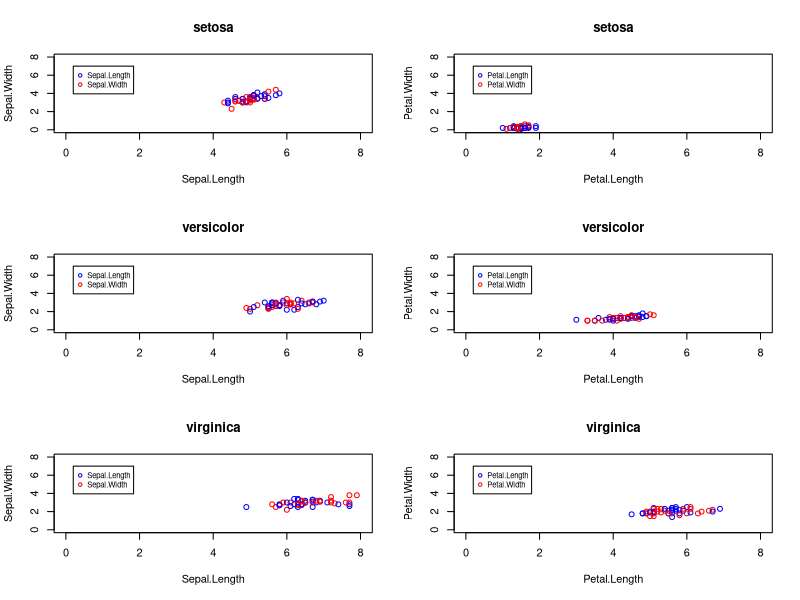
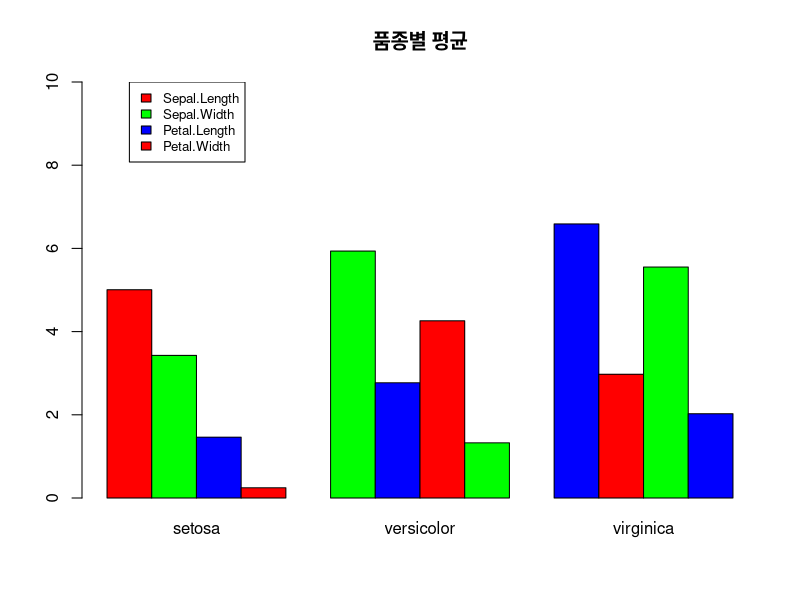
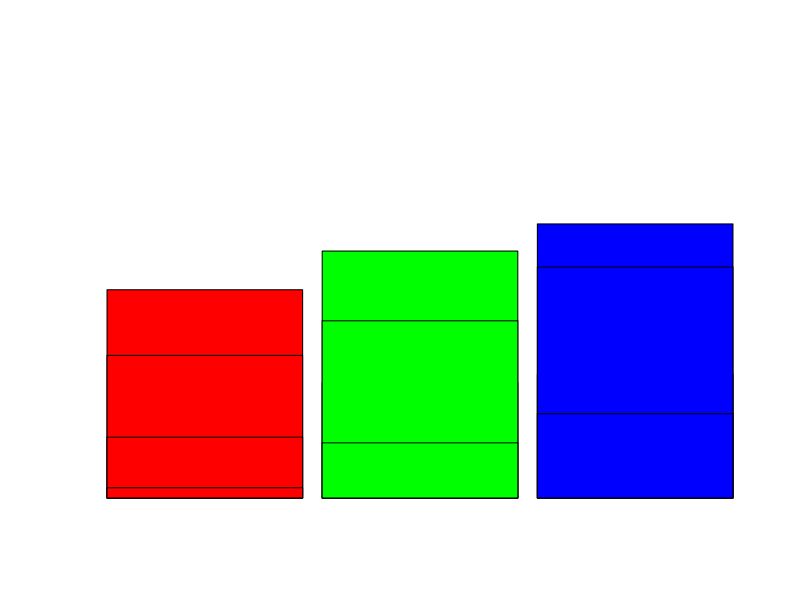

The R source for these figures, in order: (Note: this script raises an error after producing the figures.)
iris
View(iris)

library(dplyr)
dev.off()
# 1번 산점도 그리기기
iris

setosa1 <- iris %>%
  filter(Species== 'setosa') %>%
  select(Sepal.Length, Sepal.Width)
setosa1

setosa2 <- iris %>%
  filter(Species== 'setosa') %>%
  select(Petal.Length, Petal.Width)
setosa2

versicolor1 <- iris %>%
  filter(Species== 'versicolor') %>%
  select(Sepal.Length, Sepal.Width)
versicolor1

versicolor2 <- iris %>%
  filter(Species== 'versicolor') %>%
  select(Petal.Length, Petal.Width)
versicolor2

virginica1 <- iris %>%
  filter(Species== 'virginica') %>%
  select(Sepal.Length, Sepal.Width)
virginica1

virginica2 <- iris %>%
  filter(Species== 'virginica') %>%
  select(Petal.Length, Petal.Width)
virginica2


par(mfrow=c(3,2))
plot(setosa1, main='setosa', col=c('blue','red'), xlim=c(0,8), ylim=c(0,8))
legend(0.2, 7, c('Sepal.Length', 'Sepal.Width'), cex = 0.7, col =c('blue','red'),pch=1)

plot(setosa2, main='setosa', col=c('blue','red'), xlim=c(0,8), ylim=c(0,8))
legend(0.2, 7, c('Petal.Length', 'Petal.Width'), cex = 0.7, col =c('blue','red') , pch=1)

plot(versicolor1, main='versicolor', col=c('blue','red'), xlim=c(0,8), ylim=c(0,8))
legend(0.2, 7, c('Sepal.Length', 'Sepal.Width'), cex = 0.7, col =c('blue','red') , pch=1)

plot(versicolor2, main='versicolor', col=c('blue','red'), xlim=c(0,8), ylim=c(0,8))
legend(0.2, 7, c('Petal.Length', 'Petal.Width'), cex = 0.7, col =c('blue','red') , pch=1)

plot(virginica1, main='virginica', col=c('blue','red'), xlim=c(0,8), ylim=c(0,8))
legend(0.2, 7, c('Sepal.Length', 'Sepal.Width'), cex = 0.7, col =c('blue','red') , pch=1)

plot(virginica2, main='virginica', col=c('blue','red'), xlim=c(0,8), ylim=c(0,8))
legend(0.2, 7, c('Petal.Length', 'Petal.Width'), cex = 0.7, col =c('blue','red') , pch=1)

dev.off()

# 선생님 풀이


# 2번품종별 평균치 비교하기
iris

a <- iris %>%
  group_by(Species) %>%
  summarise_each(funs(mean), Sepal.Length, Sepal.Width, Petal.Length, Petal.Width)
a
a1 <- a[,2:5]
a1
a2 <- t(a1)
a2

par(mfrow=c(1,1))
barplot(as.matrix(a2), main= "품종별 평균", beside=T, col=rainbow(nrow(a1)), ylim=c(0,10),
        names.arg=c('setosa', 'versicolor', 'virginica'))
legend(1.5,10, c('Sepal.Length', 'Sepal.Width', 'Petal.Length', 'Petal.Width'), cex=0.8, fill=rainbow(nrow(a1)))

barplot(as.matrix(a1), main= "품종별 평균", beside=T, col=rainbow(nrow(a1)), ylim=c(0,10),
        names.arg=c('setosa', 'versicolor', 'virginica'), space=0.1)
dev.off()

# 막대 그래프 하나더 그려야 함. barplot으로 하나의 막대기에 각각 평균을 나타내는 그래프.

# 선생님 풀이



# 3번 Boxplot 12개 그리기.
iris
setosa <- filter(iris, Species=='setosa')
setosa <- select(setosa,-Species)
setosa

versicolor <- iris %>%
  filter(Species=='versicolor') %>%
  select(-Species)
versicolor

virginica <- iris %>%
  filter(Species=='virginica') %>%
  select(-Species)
virginica

par(mfrow=c(1,3))
boxplot(setosa, main='setosa', col=c('red', 'yellow', 'green', 'blue'),  
        names=c('Sepal.Length', 'Sepal.Width', 'Petal.Length', 'Petal.Width'),
        xlim=c(0,5), ylim=c(0,8))
legend(2.3,8, c('Sepal.Length', 'Sepal.Width', 'Petal.Length', 'Petal.Width'), 
       cex=0.8, fill =c('red', 'yellow', 'green', 'blue'))


boxplot(versicolor, main='versicolor', col=c('red', 'yellow', 'green', 'blue'), 
        names=c('Sepal.Length', 'Sepal.Width', 'Petal.Length', 'Petal.Width'),
        xlim=c(0,5), ylim=c(0,8))
legend(2.3,8, c('Sepal.Length', 'Sepal.Width', 'Petal.Length', 'Petal.Width'), 
       cex=0.8, fill =c('red', 'yellow', 'green', 'blue'))


boxplot(virginica, main='virginica', col=c('red', 'yellow', 'green', 'blue'), 
        names=c('Sepal.Length', 'Sepal.Width', 'Petal.Length', 'Petal.Width'),
        xlim=c(0,5), ylim=c(0,8))
legend(2.3,8, c('Sepal.Length', 'Sepal.Width', 'Petal.Length', 'Petal.Width'), 
       cex=0.8, fill =c('red', 'yellow', 'green', 'blue'))

dev.off()

# 선생님 풀이

